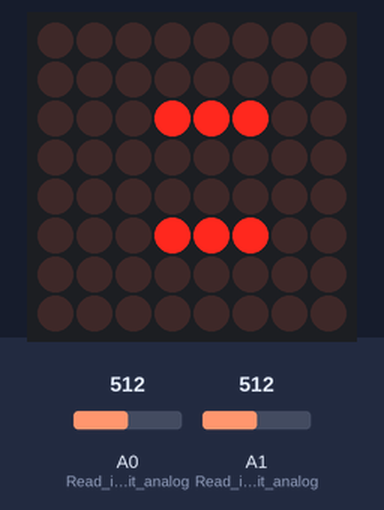
Bench run of a sketch on a simulated Arduino Uno, built with avr-gcc and run on an emulated ATmega328P. On the bench: 8×8 LED matrix. The test bench sets the inputs (shaded band); at power-on: A0 (Read_in_the_10-bit_analog) = 512, A1 (Read_in_the_10-bit_analog) = 512.

Above: at 1.2 s.
1.3 s: A0 (Read_in_the_10-bit_analog) set to 716
At 1.7 s:
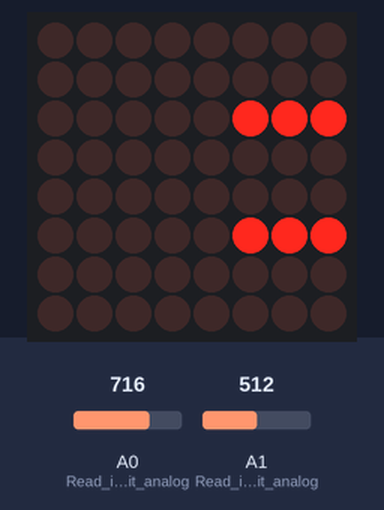
2.8 s: A1 (Read_in_the_10-bit_analog) set to 716
At 4.0 s:
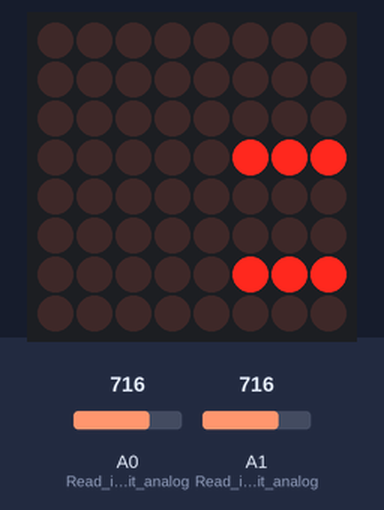
4.3 s: A1 (Read_in_the_10-bit_analog) set to 900
At 5.2 s:
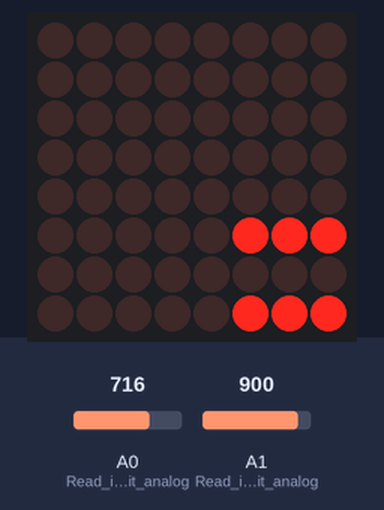
5.8 s: A0 (Read_in_the_10-bit_analog) set to 511
At 6.3 s:
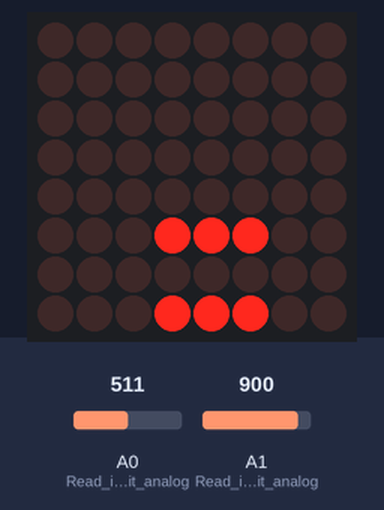
7.3 s: A0 (Read_in_the_10-bit_analog) set to 306
At 8.5 s:
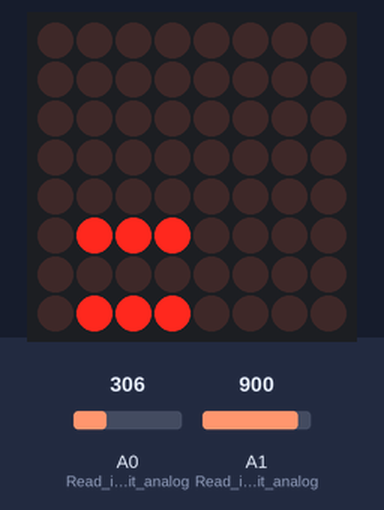
8.8 s: A1 (Read_in_the_10-bit_analog) set to 511
At 9.8 s:
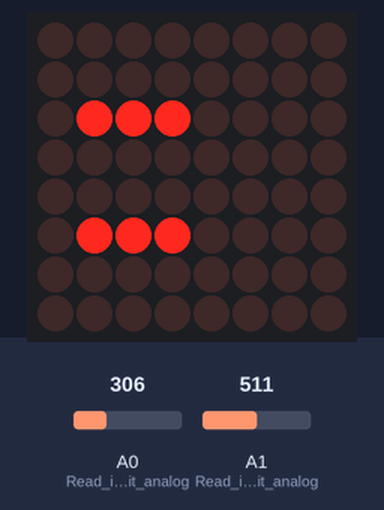
Timing chart, 0 to 11.3 s (numbered marks = the images above; inputs shaded):
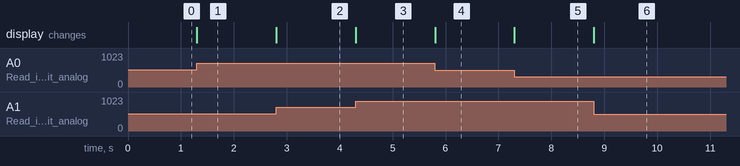

The sketch:

04c-smiley.ino
```cpp
#include "LedControl.h" // LedControl library by Eberhard Fahle V1.0.6.
LedControl display = LedControl(12, 10, 11, 1); // Connect to DataIn, CS, and CLK respectively

void setup() {
  pinMode(A0, INPUT); // Read in the 10-bit analog signal from pin A0 (x signal)
  pinMode(A1, INPUT); // Read in the 10-bit analog signal from pin A1 (y signal)

  display.shutdown(0, false); // This "wakes-up" the display, which is in power saving mode by default
  display.setIntensity(0, 8);
  display.clearDisplay(0);
}

void loop() {
  int x = analogRead(A1);
  int y = 1023 - analogRead(A0); // Doing 1023 minus the singal inverts it, which I did to ensure the pupil's movement is not inverted from that of the joystick's

  // Map the positions to the range of the display, and also clamp the positions
  x = map(x, 0, 1023, -3, 3 + 1);
  y = map(y, 0, 1023, -7, 1 + 1);
  x = min(x, 3);
  y = min(y, 1);

  // Determine the position of the eyes
  int top = 6 + y;
  int left = 2 + x; // (the x axis is 0 at the right side of the matrix from my perspective)
  int right = 5 + x;

  // Clamp the positions
  right = constrain(right, 2, 7); // These are likely muddled up!
  left = constrain(left, 0, 5);

  // Draw the eyes
  for (int i = 0; i < 8; i++) {
    byte row = 0;
    if (i == left || i == right) {
      row = B111 << top - 1;
    }

    display.setRow(0, i, row); // Now we are drawing rows, not columns, as that made the most sense for the new vertical lines for eyes
  }
}
```

Measured:
- after the input at 1.3 s, the display: changes at once (image 1)
- after the input at 2.8 s, the display: changes at once (image 2)
- after the input at 4.3 s, the display: changes at once (image 3)
- after the input at 5.8 s, the display: changes at once (image 4)
- after the input at 7.3 s, the display: changes at once (image 5)
- after the input at 8.8 s, the display: changes at once (image 6)
